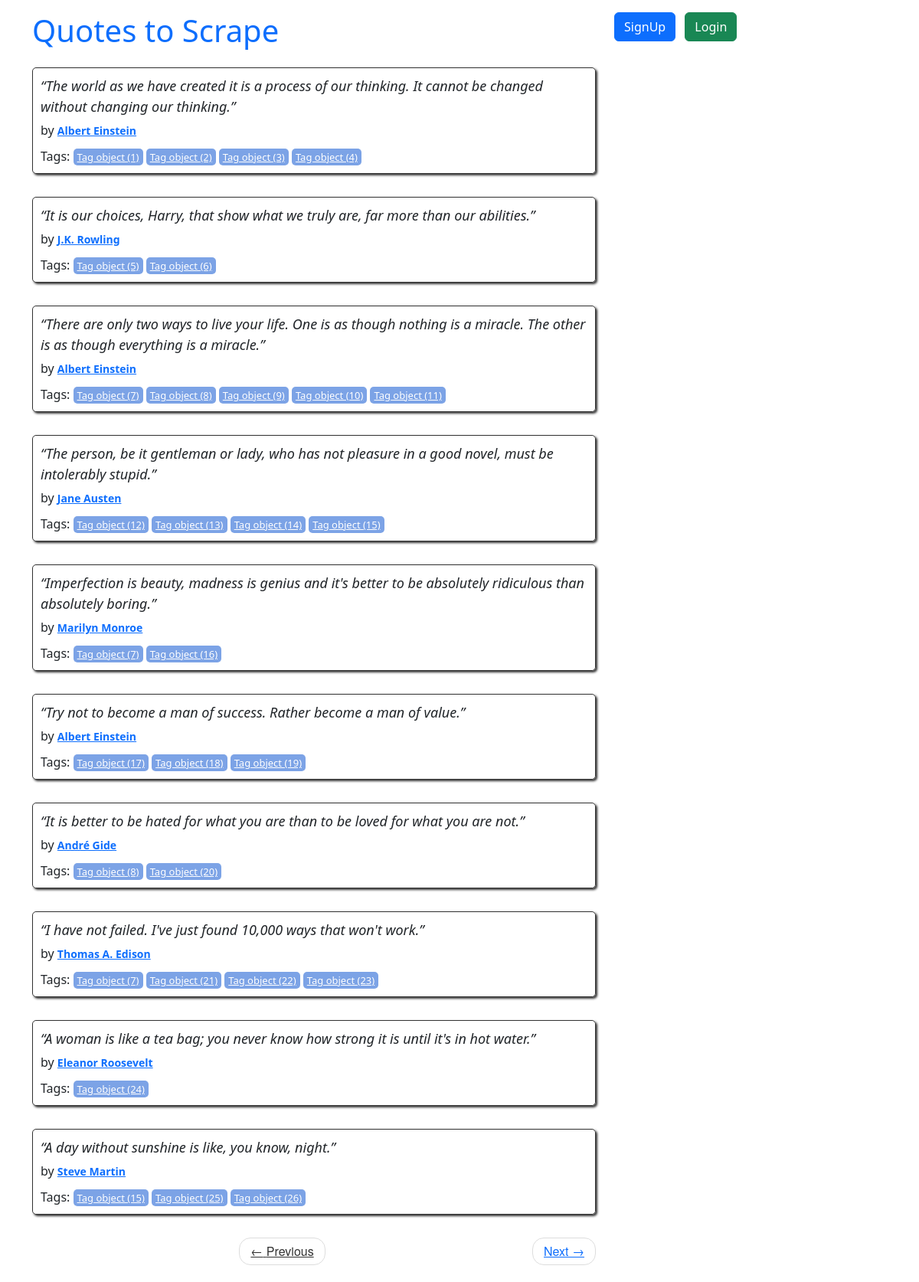
The page / on the database its author committed.
### quotes/models.py (models this page shows, shortened)
class Quote(models.Model):
    quote = models.TextField()
    tags = models.ManyToManyField(Tag)
    author = models.ForeignKey(Author, on_delete=models.CASCADE, default=None, null=True)
    created_at = models.DateTimeField(auto_now_add=True)

class Author(models.Model):
    fullname = models.CharField(max_length=50)
    born_date = models.CharField(max_length=50)
    born_location = models.CharField(max_length=150)
    description = models.TextField()
    created_at = models.DateTimeField(auto_now_add=True)

class Tag(models.Model):
    name = models.CharField(max_length=130, null=False, unique=True)

### quotes/views.py (the view)
# urls.py: path('', views.main, name="root"),
def main(request, page=1):
    quotes = Quote.objects.all().select_related('author').prefetch_related('tags').order_by('created_at')
    per_page = 10
    paginator = Paginator(quotes, per_page)
    quotes_on_page = paginator.page(page)
    return render(request, 'quotes/index.html', context={'quotes': quotes_on_page})

### quotes/templates/quotes/index.html
{% extends 'quotes/base.html' %} {% block content %}
<div class="row">
  <div class="col-md-8">
    {% for quote in quotes %}
    <div class="quote" itemscope="" itemtype="http://schema.org/CreativeWork">
      <span class="text" itemprop="text">{{quote.quote}}</span>
      <span
        >by
        <small class="author" itemprop="author">
          {% if quote.author %}
          <a href="{% url 'quotes:author_detail' quote.author.id %}"
            >{{ quote.author.fullname }}</a
          >
          {% else %}
          <span>Невідомий автор</span>
          {% endif %}
        </small>
      </span>
      <div class="tags">
        Tags: {% for tag in quote.tags.all %}
        <a class="tag" href="/tag/{{tag}}">{{tag}}</a>
        {% endfor %}
      </div>
    </div>
    {% endfor %}
    <nav>
      <ul class="pager">
        <li class="previous">
          <a
            class="{% if not quotes.has_previous %} disabled {% endif %}"
            href="{% if quotes.has_previous %} {% url 'quotes:root_paginate' quotes.previous_page_number %} {% else %} # {% endif %}"
            ><span aria-hidden="true">←</span> Previous</a
          >
        </li>
        <li class="next">
          <a
            class="{% if not quotes.has_next %} disabled {% endif %}"
            href="{% if quotes.has_next %} {% url 'quotes:root_paginate' quotes.next_page_number %} {% else %} # {% endif %}"
            >Next <span aria-hidden="true">→</span></a
          >
        </li>
      </ul>
    </nav>
  </div>
</div>
{% endblock %}

### quotes/templates/quotes/base.html (shortened to what this page needs)
<!DOCTYPE html>
<html lang="en">
  <head>
    <link
      href="https://cdn.jsdelivr.net/npm/bootstrap@5.3.7/dist/css/bootstrap.min.css"
      rel="stylesheet"
    />
    {% load static %}
    <link rel="stylesheet" href="{% static 'quotes/style.css' %}" />
  </head>
  <body>
    <div class="container">
      <div class="row header-box pt-3 mb-3">
        <div class="col-md-8">
          <h1>
            <a href="/" style="text-decoration: none">Quotes to Scrape</a>
          </h1>
        </div>
        <div class="col-md-4">
          <p>
            {% if user.is_authenticated %}
            <span class="me-2">Hi, {{ user.username }}!</span>
            <a href="{% url 'users:logout' %}" class="btn btn-danger">Logout</a>
            {% else %}
            <a href="{% url 'users:register' %}" class="btn btn-primary me-2"
              >SignUp</a
            >
            <a href="{% url 'users:login' %}" class="btn btn-success">Login</a>
            {% endif %}
          </p>
        </div>
      </div>
      {% block content %} {% endblock %}
    </div>
  </body>
</html>

### quotes/static/quotes/style.css (style rules this page uses)
.quote { padding: 10px; margin-bottom: 30px; border: 1px solid #333333; border-radius: 5px; box-shadow: 2px 2px 3px #333333; }
.quote span.text { display: block; margin-bottom: 5px; font-size: large; font-style: italic; }
.quote small.author { font-weight: bold; color: #3677E8; }
.quote .tags { margin-top: 10px; }
.tag { padding: 2px 5px; border-radius: 5px; color: white; font-size: small; background-color: #7CA3E6; }
.pager { font-family: "Raleway", "Helvetica Neue", Helvetica, Arial, sans-serif; }
.pager { padding-left: 0; margin: 22px 0; list-style: none; text-align: center; }
.pager li { display: inline; }
.pager .next>a, .pager .next>span { float: right; }
.pager li>a, .pager li>span { display: inline-block; padding: 5px 14px; background-color: #ffffff; border: 1px solid #dddddd; border-radius: 15px; }
.disabled { color:#333333; cursor: not-allowed; }

### rows shown on the page
Quote: quote "“The world as we have created it is a process of our thinking. It cannot be changed without changing our thinking.”", author.fullname "Albert Einstein"
Tag: id "Tag object (1)"
Tag: id "Tag object (2)"
Tag: id "Tag object (3)"
Tag: id "Tag object (4)"
Quote: quote "“It is our choices, Harry, that show what we truly are, far more than our abilities.”", author.fullname "J.K. Rowling"
Tag: id "Tag object (5)"
Tag: id "Tag object (6)"
Quote: quote "“There are only two ways to live your life. One is as though nothing is a miracle. The other is as though everything is a miracle.”", author.fullname "Albert Einstein"
Tag: id "Tag object (7)"
Tag: id "Tag object (8)"
Tag: id "Tag object (9)"
Tag: id "Tag object (10)"
Tag: id "Tag object (11)"
Quote: quote "“The person, be it gentleman or lady, who has not pleasure in a good novel, must be intolerably stupid.”", author.fullname "Jane Austen"
Tag: id "Tag object (12)"
Tag: id "Tag object (13)"
Tag: id "Tag object (14)"
Tag: id "Tag object (15)"
Quote: quote "“Imperfection is beauty, madness is genius and it's better to be absolutely ridiculous than absolutely boring.”", author.fullname "Marilyn Monroe"
Tag: id "Tag object (16)"
Quote: quote "“Try not to become a man of success. Rather become a man of value.”", author.fullname "Albert Einstein"
Tag: id "Tag object (17)"
Tag: id "Tag object (18)"
Tag: id "Tag object (19)"
Quote: quote "“It is better to be hated for what you are than to be loved for what you are not.”", author.fullname "André Gide"
Tag: id "Tag object (20)"
Quote: quote "“I have not failed. I've just found 10,000 ways that won't work.”", author.fullname "Thomas A. Edison"
Tag: id "Tag object (21)"
Tag: id "Tag object (22)"
Tag: id "Tag object (23)"
Quote: quote "“A woman is like a tea bag; you never know how strong it is until it's in hot water.”", author.fullname "Eleanor Roosevelt"
Tag: id "Tag object (24)"
Quote: quote "“A day without sunshine is like, you know, night.”", author.fullname "Steve Martin"
Tag: id "Tag object (25)"
Tag: id "Tag object (26)"
